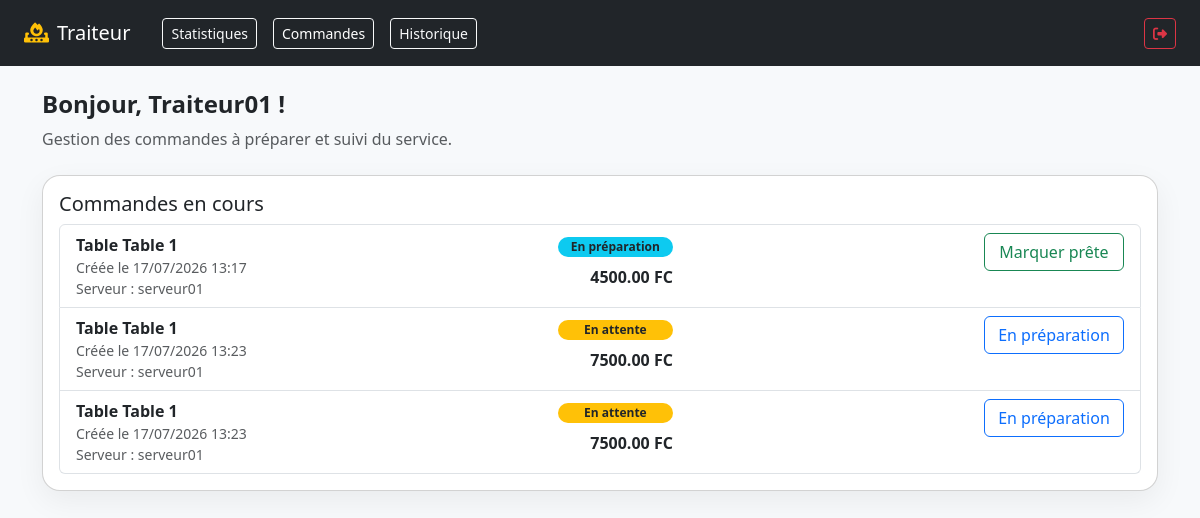
/traiteur/commandes/ (signed in), run on the app's committed database.
### core/models.py (models this page shows, shortened)
class Commande(models.Model):
    STATUT_CHOICES = [
        ('EN_ATTENTE', 'En attente'),
        ('EN_PREPARATION', 'En préparation'),
        ('PRET', 'Prêt'),
        ('PAYEE', 'Payée'),
        ('ANNULE', 'Annulée'),
    ]
    serveur = models.ForeignKey(
        User,
        on_delete=models.SET_NULL,
        null=True,
        limit_choices_to={'groups__name': 'Serveur'},
        related_name='commandes_prises'
    )
    traiteur = models.ForeignKey(
        User,
        on_delete=models.SET_NULL,
        null=True,
        blank=True,
        limit_choices_to={'groups__name': 'Traiteur'},
        related_name='commandes_preparees'
    )
    caissier = models.ForeignKey(
        User,
        on_delete=models.SET_NULL,
        null=True,
        blank=True,
        limit_choices_to={'groups__name': 'Caissier'},
        related_name='commandes_encaissees'
    )
    table = models.CharField(max_length=50)
    statut = models.CharField(max_length=20, choices=STATUT_CHOICES, default='EN_ATTENTE')
    total_montant = models.DecimalField(max_digits=10, decimal_places=2, default=0.00)
    date_creation = models.DateTimeField(auto_now_add=True)
    date_modification = models.DateTimeField(auto_now=True)
    class Meta:
        verbose_name = "Commande"
        verbose_name_plural = "Commandes"
        ordering = ['-date_creation']

### core/views.py (the view)
# urls.py: path('traiteur/commandes/', views.page_traiteur_commandes, name='page_traiteur_commandes'),
@login_required(login_url='connexion_unique')
def page_traiteur_commandes(request):
    if not is_traiteur(request.user):
        return redirect('deconnexion_portail')
    commandes = Commande.objects.filter(statut__in=['EN_ATTENTE', 'EN_PREPARATION', 'PRET']).order_by('date_creation')
    commandes_historique = Commande.objects.exclude(statut='EN_ATTENTE').order_by('-date_creation')
    context = {
        'commandes': commandes,
        'commandes_historique': commandes_historique,
        'active_tab': 'commandes',
    }
    return render(request, 'traiteur/cuisine.html', context)

### core/views.py (called while the page is built)
def is_traiteur(user):
    return user.groups.filter(name__istartswith='traiteur').exists()

### core/templates/traiteur/cuisine.html (shortened to what this page needs)
<!DOCTYPE html>
<html lang="fr">
<head>
    <link href="https://cdn.jsdelivr.net/npm/bootstrap@5.3.2/dist/css/bootstrap.min.css" rel="stylesheet">
    <link href="https://cdnjs.cloudflare.com/ajax/libs/font-awesome/6.4.0/css/all.min.css" rel="stylesheet">
</head>
<body>
<nav class="navbar navbar-dark bg-dark sticky-top px-4 py-3">
    <div class="d-flex align-items-center gap-3">
        <span class="navbar-brand mb-0 h5 text-white">
            <i class="fa-solid fa-fire-burner me-2 text-warning"></i>Traiteur
        </span>
        <a href="{% url 'page_traiteur' %}" class="btn btn-outline-light btn-sm {% if active_tab == 'statistiques' %}active{% endif %} tab-link">
            Statistiques
        </a>
        <a href="{% url 'page_traiteur_commandes' %}" class="btn btn-outline-light btn-sm {% if active_tab == 'commandes' %}active{% endif %} tab-link">
            Commandes
        </a>
        <a href="{% url 'page_traiteur_historique' %}" class="btn btn-outline-light btn-sm {% if active_tab == 'historique' %}active{% endif %} tab-link">
            Historique
        </a>
    </div>
    <div class="ms-auto">
        <a href="{% url 'deconnexion_portail' %}" class="btn btn-outline-danger btn-sm">
            <i class="fa-solid fa-sign-out-alt"></i>
        </a>
    </div>
</nav>
<div class="container py-4">
    <div class="mb-4">
        <h4 class="fw-bold">Bonjour, {{ user.username|capfirst }} !</h4>
        <p class="text-muted">Gestion des commandes à préparer et suivi du service.</p>
    </div>
    {% if active_tab == 'commandes' %}
    <div class="card card-panel mb-4">
        <div class="card-body">
            <h5 class="card-title">Commandes en cours</h5>
            {% if commandes %}
                <div class="list-group">
                    {% for commande in commandes %}
                    <div class="list-group-item d-flex flex-column flex-md-row justify-content-between align-items-start gap-3">
                        <div>
                            <div class="fw-bold">Table {{ commande.table }}</div>
                            <div class="text-muted small">Créée le {{ commande.date_creation|date:'d/m/Y H:i' }}</div>
                            <div class="text-muted small">Serveur : {% if commande.serveur %}{{ commande.serveur.username }}{% else %}—{% endif %}</div>
                        </div>
                        <div class="text-md-end">
                            <span class="badge status-badge {% if commande.statut == 'EN_ATTENTE' %}bg-warning text-dark{% elif commande.statut == 'EN_PREPARATION' %}bg-info text-dark{% else %}bg-success text-white{% endif %} rounded-pill">{{ commande.get_statut_display }}</span>
                            <div class="fw-bold mt-2">{{ commande.total_montant }} FC</div>
                        </div>
                        <div class="d-flex gap-2 mt-2 mt-md-0">
                            {% if commande.statut == 'EN_ATTENTE' %}
                            <button class="btn btn-outline-primary btn-status" data-id="{{ commande.pk }}" data-status="EN_PREPARATION">En préparation</button>
                            {% elif commande.statut == 'EN_PREPARATION' %}
                            <button class="btn btn-outline-success btn-status" data-id="{{ commande.pk }}" data-status="PRET">Marquer prête</button>
                            {% else %}
                            <button class="btn btn-secondary btn-status" disabled>En attente de paiement</button>
                            {% endif %}
                        </div>
                    </div>
                    {% endfor %}
                </div>
            {% else %}
                <p class="text-muted">Aucune commande active pour le moment.</p>
            {% endif %}
        </div>
    </div>
    {% endif %}
</div>
</body>
</html>

### core/templates/traiteur/cuisine.html (style rules this page uses)
body { background-color: #f7f9fb; }
.card-panel { border-radius: 18px; box-shadow: 0 10px 30px rgba(0,0,0,0.06); }
.tab-link.active { background: #212529; color: #fff !important; }
.status-badge { min-width: 115px; }
.btn-status { min-width: 140px; }

### data on the page
Commande: table "Table 1", date_creation "17/07/2026 13:17", serveur.username "serveur01", statut "En préparation", total_montant "4500.00"
Commande: table "Table 1", date_creation "17/07/2026 13:23", serveur.username "serveur01", statut "En attente", total_montant "7500.00"
Commande: table "Table 1", date_creation "17/07/2026 13:23", serveur.username "serveur01", statut "En attente", total_montant "7500.00"

### other printed values
{{ user.username|capfirst }} "Traiteur01"
